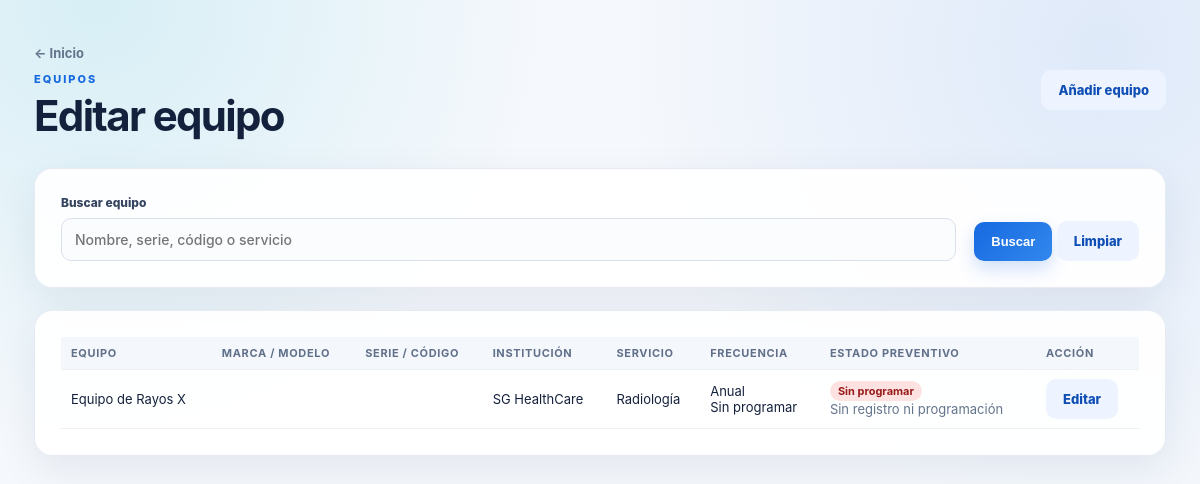
/equipos.php, run on the app's committed database.
### tables this page shows
CREATE TABLE equipos (
    id INT UNSIGNED AUTO_INCREMENT PRIMARY KEY,
    institucion VARCHAR(160) NOT NULL,
    institucion_prefijo VARCHAR(30) NULL,
    sede VARCHAR(120) NULL,
    servicio VARCHAR(120) NULL,
    frecuencia_mantenimiento ENUM('Anual', 'Semestral', 'Cuatrimestral') NOT NULL DEFAULT 'Anual',
    mes_inicio_mantenimiento TINYINT UNSIGNED NULL,
    ubicacion VARCHAR(160) NULL,
    tipo_equipo VARCHAR(120) NOT NULL,
    marca VARCHAR(100) NULL,
    modelo VARCHAR(100) NULL,
    numero_serie VARCHAR(100) NULL,
    codigo_equipo VARCHAR(100) NULL,
    numero_inventario VARCHAR(100) NULL,
    fabricante VARCHAR(120) NULL,
    anio_fabricacion SMALLINT UNSIGNED NULL,
    estado ENUM('Activo', 'Fuera de servicio', 'En mantenimiento') NOT NULL DEFAULT 'Activo',
    observaciones TEXT NULL,
    descripcion TEXT NULL,
    fecha_relevamiento DATE NULL,
    nivel_hospital ENUM('II', 'III', 'Amb.') NULL,
    estado_operativo ENUM('Operativo', 'Inoperativo', 'Regular / Falla parcial', 'Para baja') NULL,
    condicion_fisica ENUM('Bueno', 'Regular', 'Dañado / Faltantes', 'Deterioro severo') NULL,
    alimentacion VARCHAR(20) NULL,
    estado_bateria ENUM('OK', 'Agotada', 'N/A') NULL,
    gas_oxigeno TINYINT(1) NOT NULL DEFAULT 0,
    gas_aire TINYINT(1) NOT NULL DEFAULT 0,
    gas_vacio TINYINT(1) NOT NULL DEFAULT 0,
    accesorios_presentes TEXT NULL,
    accesorios_faltantes TEXT NULL,
    anio_instalacion SMALLINT UNSIGNED NULL,
    garantia_vigente ENUM('Sí', 'No', 'S/D') NULL,
    manual_tecnico ENUM('Físico', 'Digital', 'No') NULL,
    proveedor_representante VARCHAR(160) NULL,
    contacto_tecnico VARCHAR(160) NULL,
    criticidad_funcion TINYINT UNSIGNED NULL,
    criticidad_riesgo TINYINT UNSIGNED NULL,
    criticidad_mantenimiento TINYINT UNSIGNED NULL,
    criticidad_historial TINYINT NULL,
    foto_equipo VARCHAR(255) NULL,
    foto_placa VARCHAR(255) NULL,
    creado_en TIMESTAMP NOT NULL DEFAULT CURRENT_TIMESTAMP,
    actualizado_en TIMESTAMP NOT NULL DEFAULT CURRENT_TIMESTAMP ON UPDATE CURRENT_TIMESTAMP,
    UNIQUE KEY uq_equipo_serie (institucion, numero_serie)
);

### config/bootstrap.php (called while the page is built, shortened)
<?php
require_once __DIR__ . '/database.php';
function e(?string $value): string
{
    return htmlspecialchars($value ?? '', ENT_QUOTES, 'UTF-8');
}
function post(string $key, string $default = ''): string
{
    return trim((string) ($_POST[$key] ?? $default));
}

### config/database.php (called while the page is built, shortened)
<?php
function db(): PDO
{
    $pdo = new PDO(
        'mysql:host=' . DB_HOST . ';dbname=' . DB_NAME . ';charset=utf8mb4',
        DB_USER,
        DB_PASS,
        [
            PDO::ATTR_ERRMODE => PDO::ERRMODE_EXCEPTION,
            PDO::ATTR_DEFAULT_FETCH_MODE => PDO::FETCH_ASSOC,
            PDO::ATTR_EMULATE_PREPARES => false,
        ]
    );
    return $pdo;
}

### equipos.php (the view, shortened to what this page needs)
<?php
require_once __DIR__ . '/config/bootstrap.php';
$nombresMeses = [
    1 => 'Enero', 2 => 'Febrero', 3 => 'Marzo', 4 => 'Abril',
    5 => 'Mayo', 6 => 'Junio', 7 => 'Julio', 8 => 'Agosto',
    9 => 'Septiembre', 10 => 'Octubre', 11 => 'Noviembre', 12 => 'Diciembre',
];
$busqueda = post('busqueda', (string) ($_GET['busqueda'] ?? ''));
$sql = 'SELECT id, institucion, institucion_prefijo, servicio, tipo_equipo, marca,
               modelo, numero_serie, codigo_equipo, frecuencia_mantenimiento, mes_inicio_mantenimiento,
               (SELECT MAX(r.fecha_reporte)
                FROM reportes r
                WHERE r.equipo_id = equipos.id
                  AND FIND_IN_SET(
                      "Mantenimiento Preventivo",
                      REPLACE(r.trabajo_realizado, ", ", ",")
                  ) > 0) AS ultima_fecha_preventivo
        FROM equipos';
$params = [];
$sql .= ' ORDER BY servicio, tipo_equipo, institucion, id';
$stmt = db()->prepare($sql);
$stmt->execute($params);
$equipos = $stmt->fetchAll();
?>
<!doctype html>
<html lang="es">
<head><meta charset="utf-8"><meta name="viewport" content="width=device-width, initial-scale=1"><title>Editar equipos</title><link rel="stylesheet" href="assets/app.css?v=20261014-1"></head>
<body><main class="container">
<header class="page-header"><div><a class="back-link" href="index.php">← Inicio</a><p class="eyebrow">EQUIPOS</p><h1>Editar equipo</h1></div><a class="button secondary" href="equipo.php">Añadir equipo</a></header>
<section class="card"><form method="get" class="equipment-search-grid">
<label>Buscar equipo<input name="busqueda" value="<?= e($busqueda) ?>" placeholder="Nombre, serie, código o servicio"></label>
<div><button class="button" type="submit">Buscar</button> <a class="button secondary" href="equipos.php">Limpiar</a></div>
</form></section>
<?php if (!$equipos): ?><section class="card"><p><?= $busqueda === '' ? 'No hay equipos registrados.' : 'No se encontraron equipos para esta búsqueda.' ?></p></section>
<?php else: ?><section class="card table-wrap"><table><thead><tr><th>Equipo</th><th>Marca / modelo</th><th>Serie / código</th><th>Institución</th><th>Servicio</th><th>Frecuencia</th><th>Estado preventivo</th><th>Acción</th></tr></thead><tbody>
<?php foreach ($equipos as $equipo): ?><tr>
<td><?= e($equipo['tipo_equipo']) ?></td><td><?= e(trim((string) $equipo['marca'] . ' ' . (string) $equipo['modelo'])) ?></td>
<td><?= e($equipo['numero_serie']) ?><br><?= e($equipo['codigo_equipo']) ?></td>
<td><?= e($equipo['institucion']) ?><?= $equipo['institucion_prefijo'] !== null && $equipo['institucion_prefijo'] !== '' ? ' (' . e($equipo['institucion_prefijo']) . ')' : '' ?></td>
<td><?= e($equipo['servicio']) ?></td><td><?= e($equipo['frecuencia_mantenimiento']) ?><br><?= isset($nombresMeses[(int) $equipo['mes_inicio_mantenimiento']]) ? e($nombresMeses[(int) $equipo['mes_inicio_mantenimiento']]) : ($equipo['ultima_fecha_preventivo'] !== null ? 'Desde el último preventivo' : 'Sin programar') ?></td>
<td><strong class="maintenance-status <?= e($equipo['resumen_preventivo']['clase']) ?>"><?= e($equipo['resumen_preventivo']['estado']) ?></strong><br><?php if ($equipo['resumen_preventivo']['ultima_fecha'] !== null): ?><span class="muted">Último: <?= e($equipo['resumen_preventivo']['ultima_fecha']->format('d/m/Y')) ?> · Próximo: <?= e($equipo['resumen_preventivo']['proxima_fecha']->format('d/m/Y')) ?></span><?php elseif ($equipo['resumen_preventivo']['mes_inicio'] !== null): ?><span class="muted">Inicio programado: <?= e($equipo['resumen_preventivo']['mes_inicio']) ?></span><?php else: ?><span class="muted">Sin registro ni programación</span><?php endif; ?></td>
<td><a class="button secondary" href="editar_equipo.php?id=<?= (int) $equipo['id'] ?>">Editar</a></td>
</tr><?php endforeach; ?>
</tbody></table></section><?php endif; ?>
</main></body></html>

### assets/app.css (style rules this page uses)
:root { --ink: #14213d; --muted: #64748b; --blue: #1769e0; --blue-dark: #0f4eb5; --cyan: #22b8cf; --line: #e5eaf2; --surface: #ffffff; --canvas: #f5f8fc; --danger: #d6455d; --shadow: 0 14px 40px rgba(22, 46, 84, .08); font-family: Inter, ui-sans-serif, system-ui, -apple-system, BlinkMacSystemFont, "Segoe UI", Arial, sans-serif; color: var(--ink); background: var(--canvas); }
* { box-sizing: border-box; }
body { min-height: 100vh; margin: 0; background: radial-gradient(circle at 8% 0%, rgba(34, 184, 207, .14), transparent 28rem), radial-gradient(circle at 92% 6%, rgba(23, 105, 224, .10), transparent 30rem), var(--canvas); }
a { color: var(--blue); }
.container { max-width: 1180px; margin: 0 auto; padding: 42px 24px 70px; }
.page-header { align-items: center; display: flex; justify-content: space-between; gap: 24px; margin-bottom: 30px; }
.eyebrow { color: var(--blue); font-size: 11px; font-weight: 800; letter-spacing: .18em; margin: 10px 0 8px; text-transform: uppercase; }
h1 { color: var(--ink); font-size: clamp(30px, 4vw, 42px); letter-spacing: -.04em; line-height: 1.05; margin: 0; }
.muted { color: var(--muted); margin: 12px 0 0; }
.back-link { color: var(--muted); font-size: 13px; font-weight: 700; text-decoration: none; }
.card { background: rgba(255,255,255,.92); border: 1px solid rgba(229,234,242,.95); border-radius: 18px; box-shadow: var(--shadow); margin-bottom: 22px; padding: 26px; }
.equipment-search-grid { align-items: end; display: grid; gap: 18px; grid-template-columns: minmax(260px, 1fr) auto; }
label { color: #34435e; display: flex; flex-direction: column; font-size: 12px; font-weight: 800; gap: 8px; }
input, select, textarea { background: #fbfcfe; border: 1px solid #d8e0ec; border-radius: 10px; color: var(--ink); font: inherit; font-size: 14px; font-weight: 500; outline: none; padding: 12px 13px; transition: border-color .18s, box-shadow .18s, background .18s; }
.button { background: linear-gradient(135deg, var(--blue), #3288ed); border: 0; border-radius: 10px; box-shadow: 0 8px 18px rgba(23,105,224,.20); color: #fff; cursor: pointer; display: inline-block; font-size: 13px; font-weight: 800; padding: 12px 17px; text-decoration: none; transition: transform .18s, box-shadow .18s, filter .18s; }
.button.secondary { background: #eef4ff; box-shadow: none; color: var(--blue-dark); }
.maintenance-status { border-radius: 999px; display: inline-block; font-size: 11px; padding: 3px 8px; }
.maintenance-status.is-unplanned { background: #fee2e2; color: #991b1b; }
.table-wrap { overflow-x: auto; }
table { border-collapse: collapse; font-size: 13px; min-width: 650px; width: 100%; }
th { background: #f4f7fb; color: #61708a; font-size: 11px; letter-spacing: .06em; text-align: left; text-transform: uppercase; }
th, td { border-bottom: 1px solid #edf0f5; padding: 9px 10px; }

### data on the page
equipos: tipo_equipo "Equipo de Rayos X", institucion "SG HealthCare", servicio "Radiología", frecuencia_mantenimiento "Anual", shows "Sin programar", estado "Sin programar"
